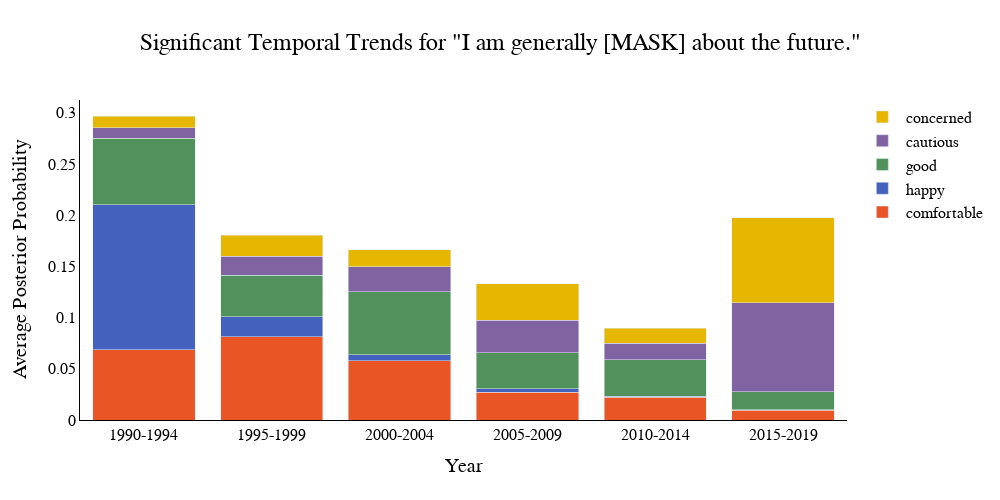

Write notebook code for a chart like this one.
### Code cell
visuzlize_process('I am generally [MASK] about the future.', top_k=25, saveas='future.html')

### Figure 1 — Plotly figure (JSON) as saved in the notebook; plotly's stock layout.template omitted (floating-point values rounded to 4 significant figures)
{"data": [{"hovertemplate": "<b> comfortable</b><br>Years: %{x}<br>Probability: %{y:.3f}<extra></extra>", "marker": {"color": "#EA5526"}, "name": " comfortable", "type": "bar", "x": ["1990-1994", "1995-1999", "2000-2004", "2005-2009", "2010-2014", "2015-2019"], "y": [0.0688, 0.08108, 0.05785, 0.02719, 0.02226, 0.009683]}, {"hovertemplate": "<b> happy</b><br>Years: %{x}<br>Probability: %{y:.3f}<extra></extra>", "marker": {"color": "#4462BD"}, "name": " happy", "type": "bar", "x": ["1990-1994", "1995-1999", "2000-2004", "2005-2009", "2010-2014", "2015-2019"], "y": [0.1412, 0.01971, 0.006061, 0.003189, 0.0008078, 0.0002842]}, {"hovertemplate": "<b> good</b><br>Years: %{x}<br>Probability: %{y:.3f}<extra></extra>", "marker": {"color": "#51915B"}, "name": " good", "type": "bar", "x": ["1990-1994", "1995-1999", "2000-2004", "2005-2009", "2010-2014", "2015-2019"], "y": [0.06484, 0.04045, 0.06145, 0.0354, 0.03576, 0.01754]}, {"hovertemplate": "<b> cautious</b><br>Years: %{x}<br>Probability: %{y:.3f}<extra></extra>", "marker": {"color": "#8064A2"}, "name": " cautious", "type": "bar", "x": ["1990-1994", "1995-1999", "2000-2004", "2005-2009", "2010-2014", "2015-2019"], "y": [0.01028, 0.01886, 0.02424, 0.03152, 0.01604, 0.08719]}, {"hovertemplate": "<b> concerned</b><br>Years: %{x}<br>Probability: %{y:.3f}<extra></extra>", "marker": {"color": "#E5B700"}, "name": " concerned", "type": "bar", "x": ["1990-1994", "1995-1999", "2000-2004", "2005-2009", "2010-2014", "2015-2019"], "y": [0.01166, 0.0203, 0.01639, 0.0355, 0.01464, 0.08298]}], "layout": {"barmode": "stack", "height": 500, "hoverlabel": {"font": {"family": "Geist Mono", "size": 12}}, "hovermode": "x", "legend": {"font": {"color": "black", "family": "Junicode", "size": 16}}, "paper_bgcolor": "rgba(0,0,0,0)", "plot_bgcolor": "rgba(0,0,0,0)", "showlegend": true, "title": {"font": {"color": "black", "family": "Junicode", "size": 24}, "text": "Significant Temporal Trends for \"I am generally [MASK] about the future.\"", "x": 0.5}, "width": 1000, "xaxis": {"linecolor": "black", "linewidth": 1, "showgrid": false, "tickfont": {"color": "black", "family": "Geist Mono", "size": 16}, "tickvals": ["1990-1994", "1995-1999", "2000-2004", "2005-2009", "2010-2014", "2015-2019"], "title": {"font": {"color": "black", "family": "Junicode", "size": 20}, "text": "Year"}, "type": "category", "zeroline": false}, "yaxis": {"linecolor": "black", "linewidth": 1, "showgrid": false, "tickfont": {"color": "black", "family": "Geist Mono", "size": 16}, "title": {"font": {"color": "black", "family": "Junicode", "size": 20}, "text": "Average Posterior Probability"}, "zeroline": false}}}
